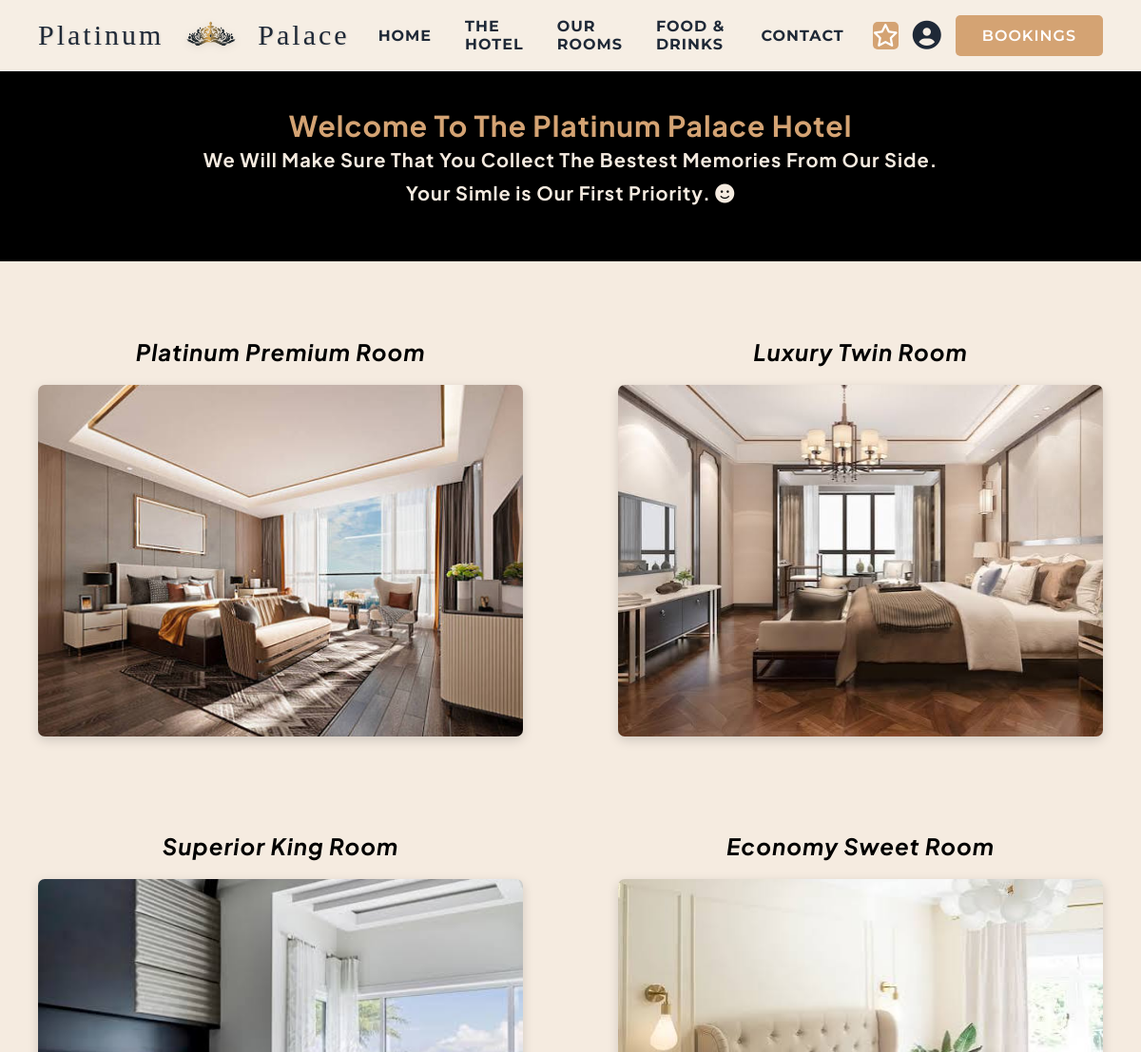
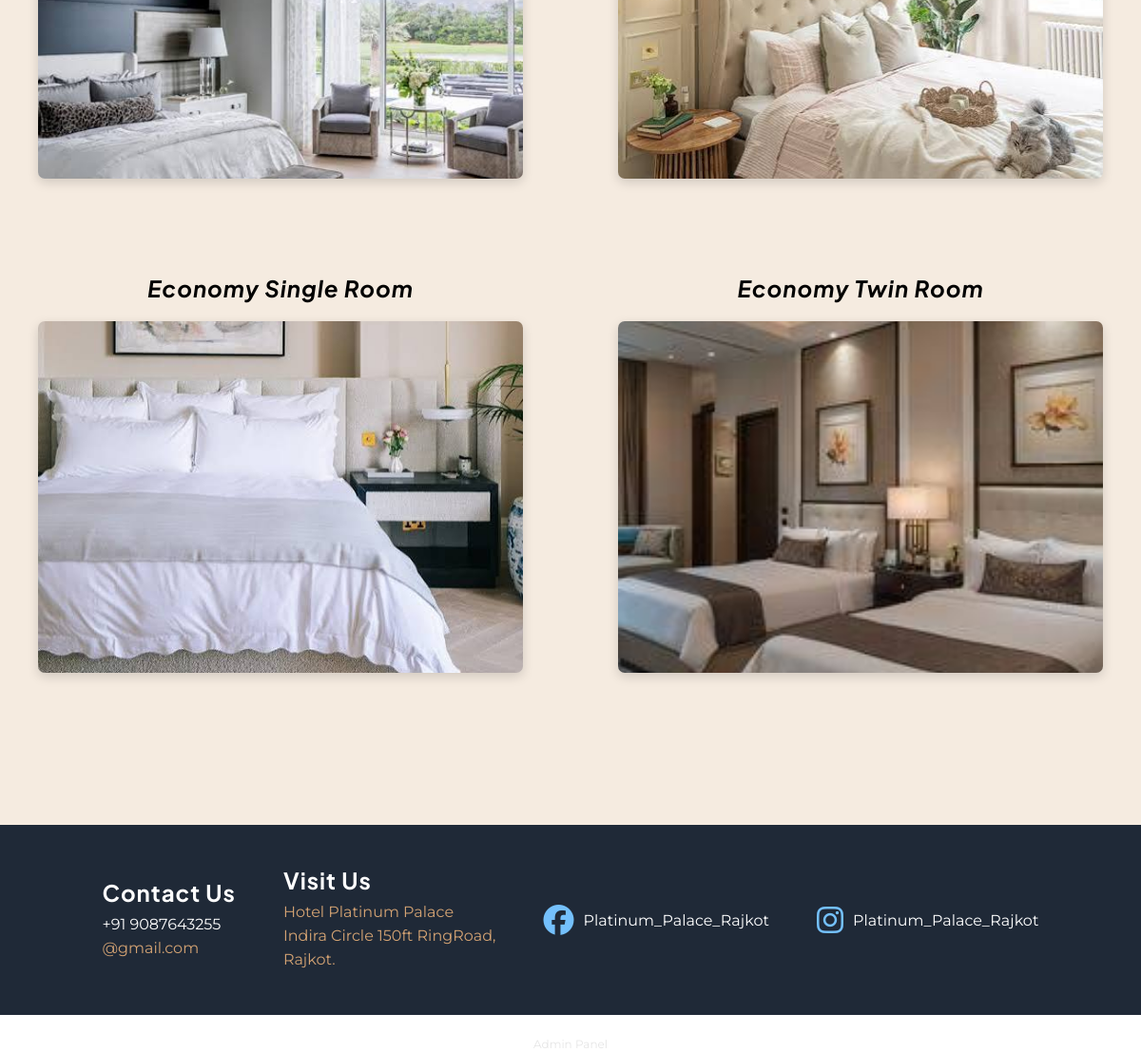
Screenshot of /booking.php with the database file from the repository (2 pictures, top to bottom).
### tables this page shows
CREATE TABLE rooms (
    room_id INT AUTO_INCREMENT PRIMARY KEY,
    room_name VARCHAR(100) NOT NULL,        
    room_type VARCHAR(50),                  
    description TEXT,
    price_per_night DECIMAL(10,2) NOT NULL,
    max_occupancy INT DEFAULT 2,
    image_path VARCHAR(255),                
    status ENUM('available','occupied','maintenance') DEFAULT 'available'
);

### booking.php (called while the page is built)
<?php
    include'room_head.php';
    include'rooms.php';
    include'footer.php';
?>

### rooms.php (the view, shortened to what this page needs)
<!DOCTYPE html>
<html lang="en">
<head>
    <link rel="stylesheet" href="rooms.css?v=2">
<link rel="stylesheet" href="https://cdnjs.cloudflare.com/ajax/libs/font-awesome/6.5.1/css/all.min.css">
</head>
<body>
    <div class="links_of_rooms">
        <div class="dynamic_rooms_container">
            <?php
            include_once 'connection.php';
            $query = "SELECT * FROM rooms";
            $result = mysqli_query($conn, $query);
            if ($result && mysqli_num_rows($result) > 0) {
                while ($row = mysqli_fetch_assoc($result)) {
                    $roomId = $row['room_id'];
                    $roomName = htmlspecialchars($row['room_name']);
                    $imagePath = !empty($row['image_path']) ? htmlspecialchars($row['image_path']) : 'assets/images/room_1.jpg';
                    ?>
                    <div class="room_card">
                        <h2><?php echo $roomName; ?></h2>
                        <a href="room_details.php?room_id=<?php echo $roomId; ?>">
                            <img src="<?php echo $imagePath; ?>" alt="<?php echo $roomName; ?>">
                        </a>
                    </div>
                    <?php
                }
            } else {
                echo "<p style='text-align:center; padding: 50px; font-size: 20px;'>No rooms available currently.</p>";
            }
            ?>
        </div>
    </div>
</body>
</html>

### room_head.php (shortened to what this page needs)
  <!DOCTYPE html>
  <html lang="en">
  <head>
        <link rel="stylesheet" href="rooms.css">
<link rel="stylesheet" href="https://cdnjs.cloudflare.com/ajax/libs/font-awesome/6.5.1/css/all.min.css">
  </head>
  <?php include'navbar.php';?>
  <body>
      <div class="booking_now">
        <h1>Welcome To The Platinum Palace Hotel</h1>
        <h2>We Will Make Sure That You Collect The Bestest Memories From Our Side.</h2>
        <h2>Your Simle is Our First Priority. <i class="fa-solid fa-face-smile fa-flip"></i></h2>
    </div>
  </body>
  </html>

### navbar.php (shortened to what this page needs)
<!DOCTYPE html>
<html lang="en">
<head>
    <link rel="stylesheet" href="style.css">
    <link rel="stylesheet" href="https://cdnjs.cloudflare.com/ajax/libs/font-awesome/6.5.1/css/all.min.css">
</head>
<body>
<nav class="navbar">
    <div class="nav-container">
        <a href="index.php" class="logo-area">
            <span class="logo-text">Platinum</span>
            <img src="assets/images/main_logo.webp" alt="Logo" class="logo-img">
            <span class="logo-text">Palace</span>
        </a>
        <ul class="nav-links">
            <li><a href="index.php">Home</a></li>
            <li><a href="the_hotel.php">The Hotel</a></li>
            <li><a href="our_rooms.php">Our Rooms</a></li>
            <li><a href="food_drink.php">Food & Drinks</a></li>
            <li><a href="contact.php">Contact</a></li>
        </ul>
        <div class="nav-actions">
            <button class="rate-us-btn" id="openReviewModal" title="Rate Us!">
                <i class="fa-regular fa-star"></i>
            </button>
            <div class="user-menu-container">
                <i class="fa-solid fa-circle-user" id="userIcon"></i>
            </div>
            <a href="booking.php" class="btn-booking">Bookings</a>
        </div>
    </div>
</nav>

### footer.php (shortened to what this page needs)
<!DOCTYPE html>
<html lang="en">
<head>
</head>
<body>
    <div class="footer">
  <div id="box1">
      <div class="contact">
            <h2>Contact Us</h2>
            <div id="num">+91 9087643255</div>
            <div id="mail">@gmail.com</div>
      </div>
          <div class="visit-us">
            <h2>Visit Us</h2>
            <div id="add1"> Hotel Platinum Palace</div>
             <div id="add2">Indira Circle 150ft RingRoad,</div>
              <div id="add3">Rajkot.</div>
          </div>
          <div class="icons">
            <i class="fa-brands fa-facebook" style="color: rgb(116, 192, 252);"></i>
            <div id="face_book">Platinum_Palace_Rajkot</div>
          </div>
          <div class="icon_2">
            <i class="fa-brands fa-instagram" style="color: rgb(116, 192, 252);"></i>
            <div id="instagram">Platinum_Palace_Rajkot</div>
          </div>
      </div>
      <div style="text-align: center; margin-top: 20px;">
          <a href="admin/admin_login.php" style="color: #ccc; text-decoration: none; font-size: 12px; opacity: 0.5;">Admin Panel</a>
      </div>
  </div>
</body>
</html>

### rooms.css (style rules this page uses)
* { margin: 0%; box-sizing: border-box; font-family: 'Montserrat', sans-serif; }
.booking_now h1 { font-size: 30px; color: #D4A373; }
.booking_now h2 { font-size: 20px; color: #F5EBE0; }
.booking_now { line-height: 35px; padding: 40px; height: 200px; width: auto; background-color: black; text-align: center; }
.dynamic_rooms_container { display: grid; grid-template-columns: repeat(2, 460px); justify-content: center; gap: 80px 150px; padding: 60px 20px; max-width: 1200px; margin: 0 auto; align-items: start; }
.room_card { display: flex; flex-direction: column; align-items: center; width: 460px; }
.room_card h2 { margin-top: 20px; margin-bottom: 20px; text-align: center; font-style: italic; color: black; }
.room_card img { display: block; width: 510px; height: 370px; object-fit: cover; border-radius: 7px; cursor: pointer; box-shadow: 0 4px 12px rgba(0, 0, 0, 0.15); transition: transform 0.3s ease, box-shadow 0.3s ease; }
.links_of_rooms { background-color: #F5EBE0; min-height: 800px; padding-bottom: 100px; }
button, .btn-booking, input[type="submit"], .btn { background-color: #D4A373 !important; color: white !important; border-radius: 5px !important; border: none !important; font-weight: 600 !important; transition: all 0.3s ease !important; }
h1, h2, h3, h4, h5, h6 { font-family: 'Plus Jakarta Sans', sans-serif !important; letter-spacing: 1px; }

### rows the page displays
rooms: room_name "Platinum Premium Room", image_path (picture)
rooms: room_name "Luxury Twin Room", image_path (picture)
rooms: room_name "Superior King Room", image_path (picture)
rooms: room_name "Economy Sweet Room", image_path (picture)
rooms: room_name "Economy Single Room", image_path (picture)
rooms: room_name "Economy Twin Room", image_path (picture)
